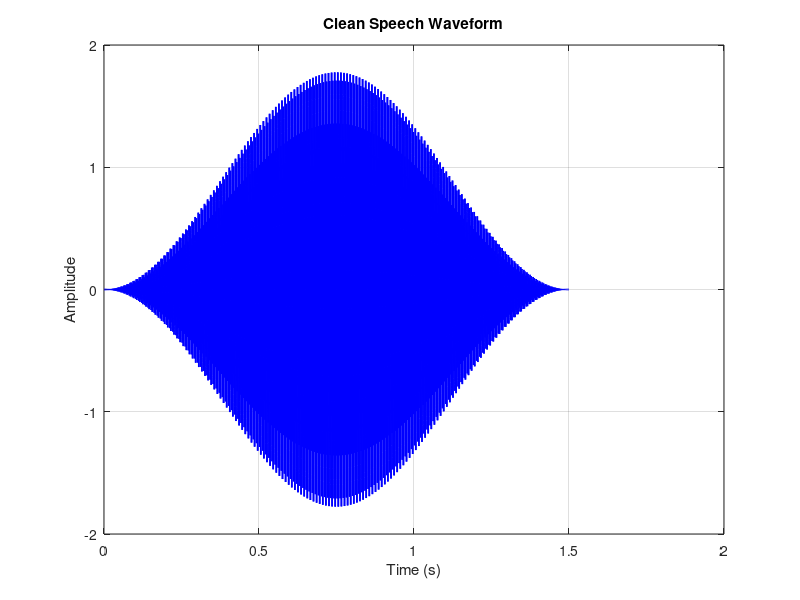
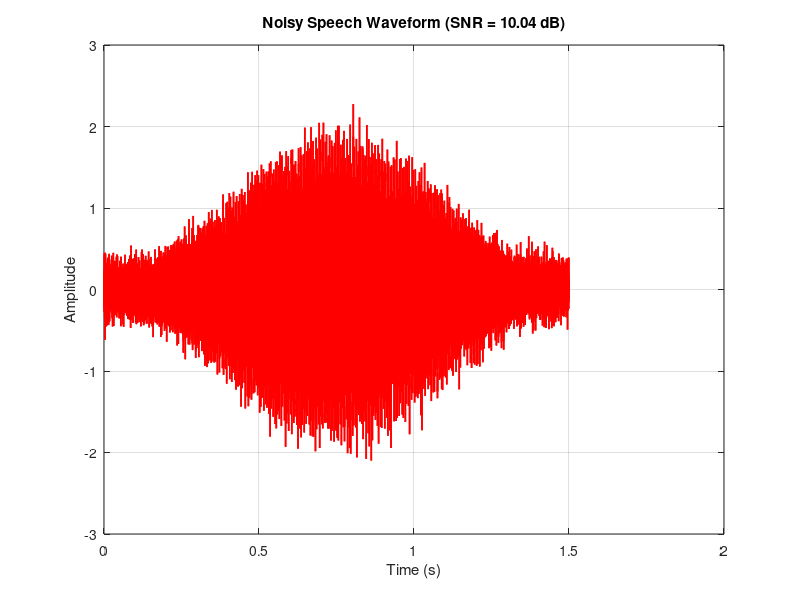
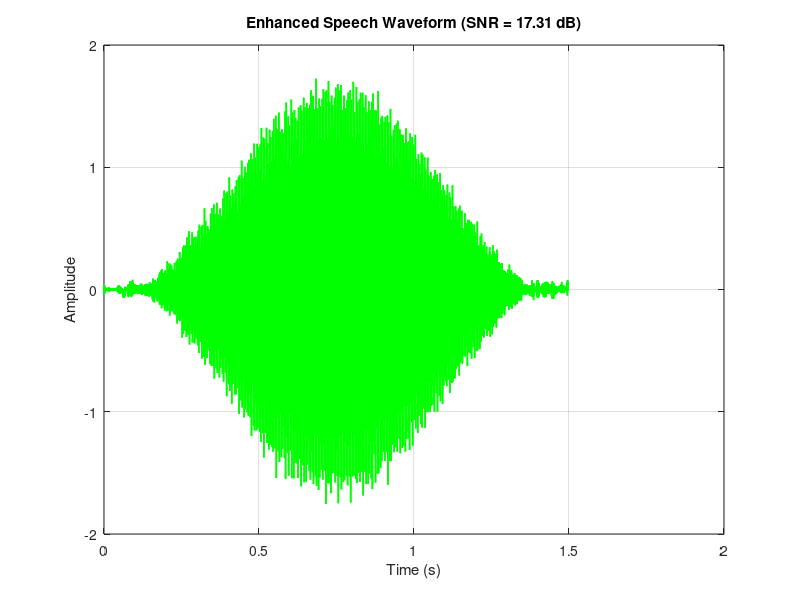
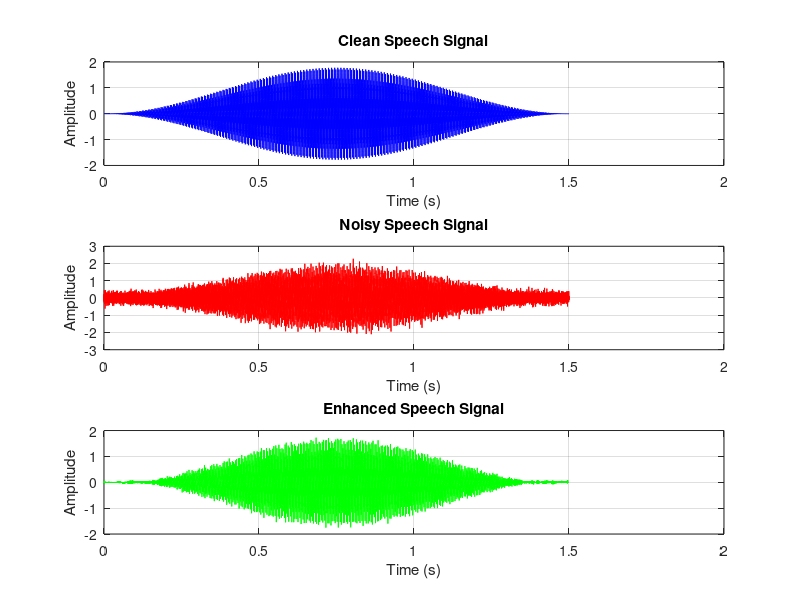

Source code (MATLAB) for these figures, in order: (Note: this script raises an error after producing the figures.)

clc;
clear;
close all;

%% 1. SIGNAL PREPARATION AND NOISE CORRUPTION

Fs = 16000;                 % Sampling Frequency (Hz)
duration = 1.5;              % Duration (seconds)

t = 0:1/Fs:duration-1/Fs;

% Speech Signal Frequencies
f1 = 300;
f2 = 800;
f3 = 2200;

% Generate Speech Envelope
envelope = sin(pi*t/duration).^2;

% Generate Clean Speech Signal
x_clean = (sin(2*pi*f1*t) + ...
           0.6*sin(2*pi*f2*t) + ...
           0.3*sin(2*pi*f3*t)) .* envelope;

% Additive White Gaussian Noise
target_SNR = 10;

speech_pwr = mean(x_clean.^2);
noise_pwr_req = speech_pwr / (10^(target_SNR/10));

rng(42);
noise = sqrt(noise_pwr_req) * randn(size(t));

x_noisy = x_clean + noise;


%% 2. SPECTRAL SUBTRACTION ALGORITHM

N_frame = 256;
hop = 128;
N_fft = 512;

win = hamming(N_frame)';

alpha = 2.0;                % Over-subtraction factor
beta = 0.02;                % Spectral floor factor

% Noise Spectrum Estimation
N_noise_frames = 5;

noise_spectrum_sum = zeros(1,N_fft);

for i = 1:N_noise_frames

    idx = (i-1)*hop + (1:N_frame);

    noise_frame = x_noisy(idx).*win;

    noise_spectrum_sum = noise_spectrum_sum + ...
                         abs(fft(noise_frame,N_fft));

end

N_est = noise_spectrum_sum/N_noise_frames;


%% 3. OVERLAP-ADD PROCESSING

num_frames = floor((length(x_noisy)-N_frame)/hop)+1;

x_enhanced = zeros(1,length(x_noisy));
win_gain = zeros(1,length(x_noisy));

for m = 1:num_frames

    idx = (m-1)*hop + (1:N_frame);

    % Extract and Window Frame
    frame = x_noisy(idx).*win;

    % FFT
    Y = fft(frame,N_fft);

    Y_mag = abs(Y);
    Y_phase = angle(Y);

    % Spectral Magnitude Subtraction
    S_hat_mag = max(Y_mag-alpha*N_est,beta*Y_mag);

    % Restore Original Phase
    S_hat = S_hat_mag.*exp(1i*Y_phase);

    % Inverse FFT
    frame_enhanced = real(ifft(S_hat,N_fft));

    % Overlap-Add Reconstruction
    x_enhanced(idx) = x_enhanced(idx) + ...
                      frame_enhanced(1:N_frame).*win;

    win_gain(idx) = win_gain(idx) + win.^2;

end

% Normalize Reconstructed Signal
valid_idx = win_gain > 1e-3;

x_enhanced(valid_idx) = ...
    x_enhanced(valid_idx)./win_gain(valid_idx);


%% 4. PERFORMANCE EVALUATION

% Input SNR
SNR_in = 10*log10( ...
    sum(x_clean.^2)/sum((x_clean-x_noisy).^2));

% Output SNR
SNR_out = 10*log10( ...
    sum(x_clean.^2)/sum((x_clean-x_enhanced).^2));

% SNR Improvement
SNR_improvement = SNR_out-SNR_in;


%% 5. DISPLAY RESULTS

fprintf('\n');
fprintf('============================================\n');
fprintf(' EXPERIMENT 19: SPEECH ENHANCEMENT RESULTS\n');
fprintf('============================================\n');

fprintf('Sampling Frequency       : %d Hz\n',Fs);
fprintf('Signal Duration           : %.2f seconds\n',duration);
fprintf('Target Input SNR          : %.2f dB\n',target_SNR);

fprintf('Input SNR                 : %.2f dB\n',SNR_in);
fprintf('Output SNR                : %.2f dB\n',SNR_out);

fprintf('SNR Improvement           : %.2f dB\n',SNR_improvement);

fprintf('============================================\n');

fprintf('Status: Spectral Subtraction Speech Enhancement Completed.\n');

fprintf('============================================\n');


%% 6. SUBFIGURE PLOTTING AND EXPORT

figW = 8.5;
figH = 5.5;

% Figure 19A: Clean Speech Waveform
figA = figure('Units','centimeters', ...
              'Position',[2 2 figW figH]);

plot(t,x_clean,'b','LineWidth',1.2);

grid on;
box on;

title('Clean Speech Waveform');
xlabel('Time (s)');
ylabel('Amplitude');

exportgraphics(figA,'Exp19_SubfigA_CleanSpeech.png', ...
                'Resolution',600);


% Figure 19B: Noisy Speech Waveform
figB = figure('Units','centimeters', ...
              'Position',[11 2 figW figH]);

plot(t,x_noisy,'r','LineWidth',1.2);

grid on;
box on;

title(sprintf('Noisy Speech Waveform (SNR = %.2f dB)',SNR_in));
xlabel('Time (s)');
ylabel('Amplitude');

exportgraphics(figB,'Exp19_SubfigB_NoisySpeech.png', ...
                'Resolution',600);


% Figure 19C: Enhanced Speech Waveform
figC = figure('Units','centimeters', ...
              'Position',[20 2 figW figH]);

plot(t,x_enhanced,'g','LineWidth',1.2);

grid on;
box on;

title(sprintf('Enhanced Speech Waveform (SNR = %.2f dB)',SNR_out));
xlabel('Time (s)');
ylabel('Amplitude');

exportgraphics(figC,'Exp19_SubfigC_EnhancedSpeech.png', ...
                'Resolution',600);


%% 7. COMBINED WAVEFORM COMPARISON

figure('Name','Experiment 19: Speech Enhancement', ...
       'NumberTitle','off');

subplot(3,1,1);

plot(t,x_clean,'b');
grid on;
title('Clean Speech Signal');
xlabel('Time (s)');
ylabel('Amplitude');


subplot(3,1,2);

plot(t,x_noisy,'r');
grid on;
title('Noisy Speech Signal');
xlabel('Time (s)');
ylabel('Amplitude');


subplot(3,1,3);

plot(t,x_enhanced,'g');
grid on;
title('Enhanced Speech Signal');
xlabel('Time (s)');
ylabel('Amplitude');

sgtitle('Speech Enhancement Using Spectral Subtraction');
